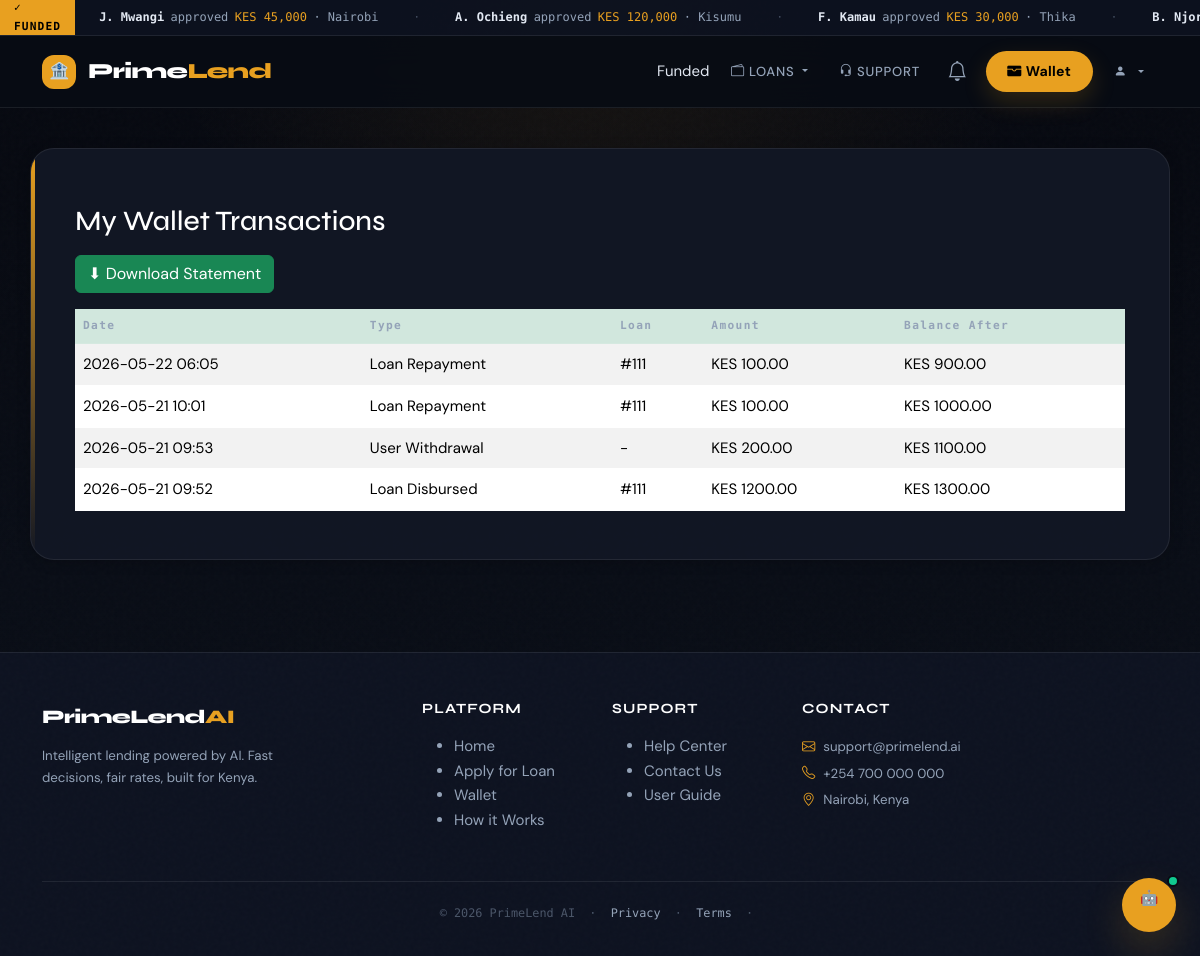
The app's page /wallet/my/history/ (signed in) with its own data.
### loans/models.py (models this page shows, shortened)
class LoanApplication(models.Model):
    user = models.ForeignKey(User, on_delete=models.CASCADE)
    full_name = models.CharField(max_length=100)
    age = models.IntegerField()
    employment_status = models.CharField(max_length=50)
    monthly_income = models.FloatField()
    repayment_period = models.IntegerField(help_text="Months")
    credit_history = models.IntegerField(help_text="0 = Bad, 1 = Good")
    qualified_amount = models.DecimalField(max_digits=12, decimal_places=2, null=True, blank=True)
    id_number = models.CharField(max_length=20)
    id_document_front = models.FileField(
    upload_to='ids/front/',
    null=True,
    blank=True
)
    id_document_back = models.FileField(
        upload_to='ids/back/',
        null=True,
        blank=True
)
    reason_for_loan = models.TextField()
    documents_verified = models.BooleanField(default=False)
    kyc_face_verified = models.BooleanField(null=True, blank=True)
    kyc_confidence    = models.FloatField(null=True, blank=True)
    ai_explanation    = models.JSONField(null=True, blank=True)
    risk_level        = models.CharField(max_length=10, blank=True, default="")
    kyc_selfie        = models.ImageField(upload_to='kyc/selfies/', null=True, blank=True)
    id_authentic          = models.BooleanField(null=True, blank=True)
    id_authenticity_score = models.FloatField(null=True, blank=True)
    id_authenticity_notes = models.TextField(blank=True, default="")
    mrz_valid             = models.BooleanField(null=True, blank=True)
    ela_score             = models.FloatField(null=True, blank=True)
    status = models.CharField(
        max_length=20,
        choices=STATUS_CHOICES,
        default='Pending'
    )
    created_at = models.DateTimeField(auto_now_add=True)
    approved_at = models.DateTimeField(null=True, blank=True)
    admin_approved = models.BooleanField(default=False)
    approved_by    = models.ForeignKey(User, null=True, blank=True, on_delete=models.SET_NULL, related_name="approved_loans")
    funded = models.BooleanField(default=False)
    funded_at = models.DateTimeField(null=True, blank=True)
    terms_accepted = models.BooleanField(default=False)
    fraud_score = models.FloatField(default=0.0)
    fraud_flag = models.BooleanField(default=False)
    predicted_probability = models.FloatField(default=0.0)
    rejection_reason = models.TextField(blank=True, null=True)
    risk_reasons = models.JSONField(null=True, blank=True)
    previous_loan_count = models.IntegerField(default=0)
    on_time_repayment_count = models.IntegerField(default=0)
    last_default_flag = models.BooleanField(default=False)
    processing_fee = models.PositiveIntegerField(default=10)
    processing_fee_paid = models.BooleanField(default=False)
    disbursed = models.BooleanField(default=False)
    interest_rate = models.DecimalField(
        max_digits=5,
        decimal_places=2,
        default=10.00   # 10% default
    )
    amount_remaining = models.DecimalField(max_digits=10, decimal_places=2,default=0)
    fully_repaid = models.BooleanField(default=False)

### wallet/models.py (models this page shows, shortened)
class WalletTransaction(models.Model):
    TRANSACTION_TYPES = (
        ("DISBURSEMENT", "Loan Disbursed"),
        ("REPAYMENT", "Loan Repayment"),
        ("WITHDRAWAL", "User Withdrawal"),
        ("DEPOSIT", "User Deposit"),
    )
    STATUS_CHOICES = (
        ("Pending", "Pending"),
        ("Completed", "Completed"),
        ("Failed", "Failed"),
    )
    user = models.ForeignKey(User, on_delete=models.CASCADE,null=True,blank=True)
    wallet = models.ForeignKey(Wallet, on_delete=models.CASCADE,related_name='transactions',null=True)
    loan = models.ForeignKey(
        "loans.LoanApplication",
        on_delete=models.SET_NULL,
        null=True,
        blank=True
    )
    transaction_type = models.CharField(max_length=20, choices=TRANSACTION_TYPES)
    description = models.CharField(max_length=255, blank=True)
    amount = models.DecimalField(max_digits=10, decimal_places=2)
    balance_before = models.DecimalField(max_digits=10, decimal_places=2,null=True,blank=True)
    balance_after = models.DecimalField(max_digits=10, decimal_places=2,null=True,blank=True)
    status = models.CharField(max_length=20,
        choices=STATUS_CHOICES,
        default="Completed"
    )
    created_at = models.DateTimeField(auto_now_add=True)

### wallet/views.py (the view)
# urls.py: path("my/history/", views.user_wallet_history, name="user_wallet_history"),
@login_required
def user_wallet_history(request):
    transactions = WalletTransaction.objects.filter(
        user=request.user
    ).order_by("-created_at")
    return render(request, "wallet/user_wallet_history.html", {
        "transactions": transactions,
    })

### wallet/templates/wallet/user_wallet_history.html
{% extends "base.html" %}
{% block content %}
<div class="container mt-4">
    <h3 class="mb-3">My Wallet Transactions</h3>
    <a href="{% url 'download_user_statement' %}"
       class="btn btn-success mb-3">
        ⬇ Download Statement
    </a>
    <table class="table table-striped">
        <thead class="table-success">
            <tr>
                <th>Date</th>
                <th>Type</th>
                <th>Loan</th>
                <th>Amount</th>
                <th>Balance After</th>
            </tr>
        </thead>
        <tbody>
        {% for t in transactions %}
            <tr>
                <td>{{ t.created_at|date:"Y-m-d H:i" }}</td>
                <td>{{ t.get_transaction_type_display }}</td>
                <td>
                    {% if t.loan %}
                        #{{ t.loan.id }}
                    {% else %}
                        -
                    {% endif %}
                </td>
                <td>KES {{ t.amount }}</td>
                <td>KES {{ t.balance_after }}</td>
            </tr>
        {% empty %}
            <tr>
                <td colspan="5">No transactions yet</td>
            </tr>
        {% endfor %}
        </tbody>
    </table>
</div>
{% endblock %}

### templates/base.html (shortened to what this page needs)
<!DOCTYPE html>
{% load static %}
<html lang="en">
<head>
<link rel="stylesheet" href="https://cdn.jsdelivr.net/npm/bootstrap@5.3.2/dist/css/bootstrap.min.css">
<link rel="stylesheet" href="https://cdn.jsdelivr.net/npm/bootstrap-icons@1.11.1/font/bootstrap-icons.css">
<link rel="stylesheet" href="{% static 'css/base.css' %}">
</head>
<body>
<div class="pl-ticker">
  <div class="pl-ticker-label">✓ Funded</div>
  <div class="pl-ticker-scroll">
    <div class="pl-ticker-track" id="tickerTrack"></div>
  </div>
</div>
<nav class="navbar navbar-expand-lg navbar-dark" id="mainNav">
  <div class="container">
    <a class="navbar-brand" href="{% url 'home' %}">
      <div class="brand-icon">🏦</div>
      <span>Prime<span style="color: var(--gold);">Lend</span></span>
    </a>
    <div class="collapse navbar-collapse" id="navbarNav">
      <ul class="navbar-nav ms-auto align-items-center gap-1">
        {% if user.is_authenticated %}
          {% with latest_loan=user.loanapplication_set.last %}
          {% if latest_loan %}
          <li class="nav-item me-1">
            <a href="{% url 'loan_list' %}" class="nav-loan-pill">
              {{ latest_loan.status }}
            </a>
          </li>
          {% endif %}
          {% endwith %}
          <li class="nav-item dropdown">
            <a class="nav-link dropdown-toggle" href="#" role="button" data-bs-toggle="dropdown">
              <i class="bi bi-wallet2 me-1"></i>Loans
            </a>
          </li>
          <li class="nav-item">
            <a class="nav-link" href="{% url 'create_ticket' %}">
              <i class="bi bi-headset me-1"></i>Support
            </a>
          </li>
          <li class="nav-item">
            <a href="{% url 'notifications' %}" class="nav-link position-relative" style="padding:0.4rem 0.6rem!important;">
              <i class="bi bi-bell fs-5"></i>
            </a>
          </li>
          <li class="nav-item ms-1">
            <a href="{% url 'wallet_dashboard' %}" class="btn btn-primary btn-sm">
              <i class="bi bi-wallet-fill me-1"></i>Wallet
            </a>
          </li>
          <li class="nav-item dropdown ms-1">
            <a class="nav-link dropdown-toggle d-flex align-items-center gap-2 p-1" href="#" role="button" data-bs-toggle="dropdown">
              <span class="nav-avatar">
                {% if user.profile.kyc_selfie %}
                  <img src="{{ user.profile.kyc_selfie.url }}" alt="">
                {% else %}
                  <i class="bi bi-person-fill" style="font-size:0.75rem;"></i>
                {% endif %}
              </span>
            </a>
          </li>
        {% else %}
          <li class="nav-item"><a class="nav-link" href="{% url 'login' %}">Login</a></li>
          <li class="nav-item ms-1">
            <a href="{% url 'register' %}" class="btn btn-primary btn-sm">Get Started</a>
          </li>
        {% endif %}
      </ul>
    </div>
  </div>
</nav>
<div class="container main-container page-enter">
  <div class="content-card">
    {% block content %}{% endblock %}
  </div>
</div>
<footer>
  <div class="container">
    <div class="row g-4">
      <div class="col-lg-4 col-md-6">
        <div style="font-family:'Syne',sans-serif;font-size:1.2rem;font-weight:800;color:#fff;letter-spacing:-0.03em;margin-bottom:0.75rem;">
          PrimeLend<span style="color:var(--gold)">AI</span>
        </div>
        <p style="font-size:0.83rem;color:var(--text-2);line-height:1.7;max-width:280px;">
          Intelligent lending powered by AI. Fast decisions, fair rates, built for Kenya.
        </p>
      </div>
      <div class="col-lg-2 col-md-3 col-6">
        <h5>Platform</h5>
        <ul>
          <li><a href="{% url 'home' %}">Home</a></li>
          <li><a href="{% url 'loan_apply' %}">Apply for Loan</a></li>
          <li><a href="{% url 'wallet_dashboard' %}">Wallet</a></li>
          <li><a href="{% url 'loan_tutorial' %}">How it Works</a></li>
        </ul>
      </div>
      <div class="col-lg-2 col-md-3 col-6">
        <h5>Support</h5>
        <ul>
          <li><a href="{% url 'create_ticket' %}">Help Center</a></li>
          <li><a href="{% url 'create_ticket' %}">Contact Us</a></li>
          <li><a href="{% url 'loan_tutorial' %}">User Guide</a></li>
        </ul>
      </div>
      <div class="col-lg-4 col-md-6">
        <h5>Contact</h5>
        <p style="font-size:0.83rem;color:var(--text-2);line-height:2;">
          <i class="bi bi-envelope me-2" style="color:var(--gold);"></i>support@primelend.ai<br>
          <i class="bi bi-telephone me-2" style="color:var(--gold);"></i>+254 700 000 000<br>
          <i class="bi bi-geo-alt me-2" style="color:var(--gold);"></i>Nairobi, Kenya
        </p>
      </div>
    </div>
    <div class="footer-bottom">
      &copy; {% now "Y" %} PrimeLend AI &nbsp;·&nbsp; <a href="#">Privacy</a> &nbsp;·&nbsp; <a href="#">Terms</a> &nbsp;·&nbsp;
    </div>
  </div>
</footer>
<button class="pl-chat-fab" id="chatFab" title="Ask PrimeLend AI" aria-label="Open chat assistant">
  🤖<span class="pl-chat-ping"></span>
</button>
</body>
</html>

### static/css/base.css (style rules this page uses)
:root { --ink: #080c14; --surface: #0d1220; --panel: #111827; --panel-2: #161f30; --border: rgba(255,255,255,0.08); --border-2: rgba(255,255,255,0.14); --gold: #e8a020; --gold-light: #f5c060; --green: #10c98f; --green-dim: rgba(16,201,143,0.12); --red: #f05060; --blue: #4a90e2; --text: #e2e8f2; --text-2: #94a3b8; --text-3: #4a5568; --shadow-sm: 0 2px 14px rgba(0,0,0,0.18); --shadow-md: 0 8px 36px rgba(0,0,0,0.3); --radius: 16px; --radius-sm: 10px; --radius-lg: 24px; --nav-h: 72px; }
* { box-sizing: border-box; }
html { scroll-behavior: smooth; }
body { margin: 0; min-height: 100vh; font-family: 'DM Sans', sans-serif; font-size: 15px; line-height: 1.65; color: var(--text); background: radial-gradient(circle at top, rgba(232, 160, 32, 0.08), transparent 38%), linear-gradient(180deg, #06080f 0%, #090d16 60%, #080c14 100%); position: relative; }
a { color: inherit; text-decoration: none; }
button, input, textarea, select { font: inherit; }
body::before { content: ''; position: fixed; inset: 0; pointer-events: none; z-index: 0; }
h1,h2,h3,h4,h5,h6 { font-family: 'Syne', sans-serif; color: #fff; }
.main-container { flex: 1; padding: 2.5rem 0 4rem; position: relative; z-index: 1; }
.content-card { background: rgba(18, 23, 37, 0.96); border: 1px solid var(--border); border-radius: var(--radius-lg); padding: 2rem; margin-bottom: 1.75rem; position: relative; overflow: hidden; box-shadow: var(--shadow-sm); }
.content-card::before { content: ''; position: absolute; top: 0; left: 0; width: 4px; height: 100%; background: linear-gradient(180deg, var(--gold), transparent); }
.pl-ticker { background: rgba(13, 18, 32, 0.95); border-bottom: 1px solid var(--border); height: 36px; display: flex; align-items: center; overflow: hidden; position: relative; z-index: 1001; }
.pl-ticker-label { background: var(--gold); color: #000; font-family: 'DM Mono', monospace; font-size: 0.7rem; font-weight: 700; padding: 0 14px; height: 100%; display: inline-flex; align-items: center; letter-spacing: 0.1em; text-transform: uppercase; }
.pl-ticker-track { display: flex; animation: ticker-scroll 38s linear infinite; white-space: nowrap; }
.navbar { background: rgba(8, 12, 20, 0.94); backdrop-filter: blur(16px); border-bottom: 1px solid var(--border); min-height: var(--nav-h); padding: 0; position: sticky; top: 0; z-index: 1000; }
.navbar-brand { font-family: 'Syne', sans-serif; font-weight: 800; font-size: 1.35rem; letter-spacing: -0.03em; color: #fff !important; display: flex; align-items: center; gap: 0.75rem; }
.brand-icon { width: 34px; height: 34px; background: var(--gold); border-radius: 12px; display: grid; place-items: center; color: #000; font-size: 1rem; }
.nav-link { color: var(--text-2) !important; font-weight: 500; font-size: 0.82rem; text-transform: uppercase; letter-spacing: 0.06em; padding: 0.45rem 0.85rem !important; border-radius: var(--radius-sm); }
.btn-primary { background: var(--gold); border: none; color: #000; font-weight: 700; font-size: 0.88rem; padding: 0.65rem 1.35rem; border-radius: 999px; letter-spacing: 0.02em; box-shadow: 0 10px 25px rgba(232, 160, 32, 0.18); transition: transform 0.2s ease, box-shadow 0.2s ease; }
.table thead th { font-family: 'DM Mono', monospace; font-size: 0.7rem; letter-spacing: 0.12em; color: var(--text-2); border-bottom: 1px solid var(--border); }
.table tbody td { border-bottom: 1px solid var(--border); }
footer { background: var(--surface); border-top: 1px solid var(--border); color: var(--text-2); padding: 3rem 0 2rem; }
footer h5 { font-size: 0.88rem; font-weight: 700; letter-spacing: 0.08em; text-transform: uppercase; margin-bottom: 1rem; }
footer a { color: var(--text-2); }
.footer-bottom { border-top: 1px solid var(--border); margin-top: 2rem; padding-top: 1.4rem; text-align: center; font-family: 'DM Mono', monospace; font-size: 0.74rem; color: var(--text-3); }
.pl-chat-fab { position: fixed; right: 1.5rem; bottom: 1.5rem; width: 54px; height: 54px; border-radius: 50%; border: none; background: var(--gold); color: #000; display: grid; place-items: center; cursor: pointer; box-shadow: 0 18px 42px rgba(232,160,32,0.2); z-index: 998; }
.pl-chat-ping { position: absolute; top: -3px; right: -3px; width: 12px; height: 12px; border-radius: 50%; background: var(--green); border: 2px solid var(--ink); animation: chat-ping 2.4s infinite; }

### records on screen
LoanApplication: status "Funded"
WalletTransaction: created_at "2026-05-22 06:05", transaction_type "Loan Repayment", loan.id "111", amount "100.00", balance_after "900.00"
WalletTransaction: created_at "2026-05-21 10:01", transaction_type "Loan Repayment", loan.id "111", amount "100.00", balance_after "1000.00"
WalletTransaction: created_at "2026-05-21 09:53", transaction_type "User Withdrawal", amount "200.00", balance_after "1100.00"
WalletTransaction: created_at "2026-05-21 09:52", transaction_type "Loan Disbursed", loan.id "111", amount "1200.00", balance_after "1300.00"
